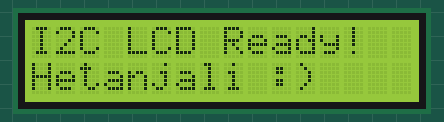
This sketch was run on a simulated Arduino Uno, built with avr-gcc and run on an emulated ATmega328P. Shown: 16×2 character LCD.

Above: at 0.1 s.
At 2.2 s:
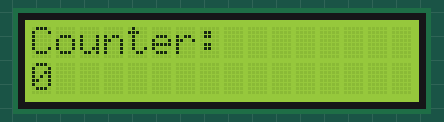
At 11.3 s:
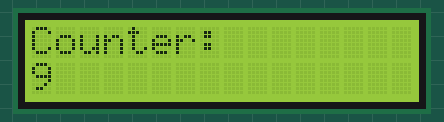
At 20.4 s:
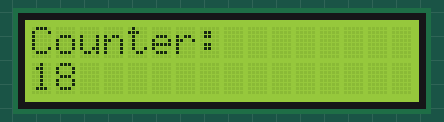
At 29.5 s:
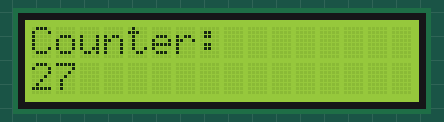
At 38.6 s:
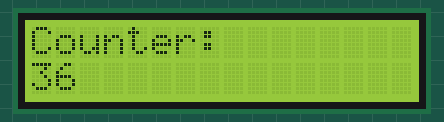

The sketch:

12-lcd.ino
```cpp
#include <Wire.h>
#include <LiquidCrystal_I2C.h>

// I2C address 0x27, 16 columns, 2 rows
LiquidCrystal_I2C lcd(0x27, 16, 2);

void setup() {
  lcd.init();
  lcd.backlight();

  // Welcome message
  lcd.setCursor(0, 0);
  lcd.print("I2C LCD Ready!");
  lcd.setCursor(0, 1);
  lcd.print("Hetanjali :)");
  delay(2000);
  lcd.clear();
}

int counter = 0;

void loop() {
  lcd.setCursor(0, 0);
  lcd.print("Counter:");
  lcd.setCursor(0, 1);
  lcd.print(counter);
  lcd.print("  ");

  counter++;
  delay(1000);

  // Reset after 100
  if (counter > 100) {
    counter = 0;
    lcd.clear();
  }
}
```

Measured:
- what the display in image 1 shows lasts 1.0 s, from 2.1 s to 3.1 s
